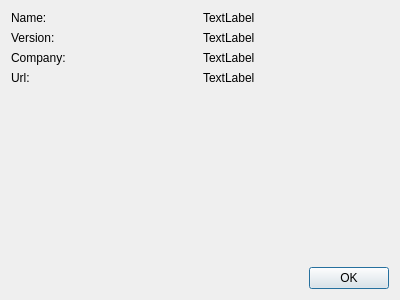
<?xml version="1.0" encoding="UTF-8"?>
<ui version="4.0">
 <class>AboutDialog</class>
 <widget class="QDialog" name="AboutDialog">
  <property name="geometry">
   <rect>
    <x>0</x>
    <y>0</y>
    <width>400</width>
    <height>300</height>
   </rect>
  </property>
  <property name="minimumSize">
   <size>
    <width>400</width>
    <height>300</height>
   </size>
  </property>
  <property name="maximumSize">
   <size>
    <width>400</width>
    <height>300</height>
   </size>
  </property>
  <property name="windowTitle">
   <string>About</string>
  </property>
  <property name="sizeGripEnabled">
   <bool>false</bool>
  </property>
  <layout class="QVBoxLayout" name="verticalLayout">
   <item>
    <layout class="QGridLayout" name="gridLayout">
     <item row="0" column="0">
      <widget class="QLabel" name="label">
       <property name="text">
        <string>Name:</string>
       </property>
      </widget>
     </item>
     <item row="0" column="1">
      <widget class="QLabel" name="label_Name">
       <property name="text">
        <string>TextLabel</string>
       </property>
      </widget>
     </item>
     <item row="1" column="0">
      <widget class="QLabel" name="label_2">
       <property name="text">
        <string>Version:</string>
       </property>
      </widget>
     </item>
     <item row="1" column="1">
      <widget class="QLabel" name="label_Version">
       <property name="text">
        <string>TextLabel</string>
       </property>
      </widget>
     </item>
     <item row="2" column="0">
      <widget class="QLabel" name="label_3">
       <property name="text">
        <string>Company:</string>
       </property>
      </widget>
     </item>
     <item row="2" column="1">
      <widget class="QLabel" name="label_Company">
       <property name="text">
        <string>TextLabel</string>
       </property>
      </widget>
     </item>
     <item row="3" column="0">
      <widget class="QLabel" name="label_4">
       <property name="text">
        <string>Url:</string>
       </property>
      </widget>
     </item>
     <item row="3" column="1">
      <widget class="QLabel" name="label_Url">
       <property name="text">
        <string>TextLabel</string>
       </property>
      </widget>
     </item>
    </layout>
   </item>
   <item>
    <spacer name="verticalSpacer">
     <property name="orientation">
      <enum>Qt::Vertical</enum>
     </property>
     <property name="sizeHint" stdset="0">
      <size>
       <width>20</width>
       <height>40</height>
      </size>
     </property>
    </spacer>
   </item>
   <item>
    <widget class="QDialogButtonBox" name="buttonBox">
     <property name="standardButtons">
      <set>QDialogButtonBox::Ok</set>
     </property>
    </widget>
   </item>
  </layout>
 </widget>
 <resources/>
 <connections>
  <connection>
   <sender>buttonBox</sender>
   <signal>accepted()</signal>
   <receiver>AboutDialog</receiver>
   <slot>accept()</slot>
   <hints>
    <hint type="sourcelabel">
     <x>248</x>
     <y>254</y>
    </hint>
    <hint type="destinationlabel">
     <x>157</x>
     <y>274</y>
    </hint>
   </hints>
  </connection>
  <connection>
   <sender>buttonBox</sender>
   <signal>rejected()</signal>
   <receiver>AboutDialog</receiver>
   <slot>reject()</slot>
   <hints>
    <hint type="sourcelabel">
     <x>316</x>
     <y>260</y>
    </hint>
    <hint type="destinationlabel">
     <x>286</x>
     <y>274</y>
    </hint>
   </hints>
  </connection>
 </connections>
</ui>
